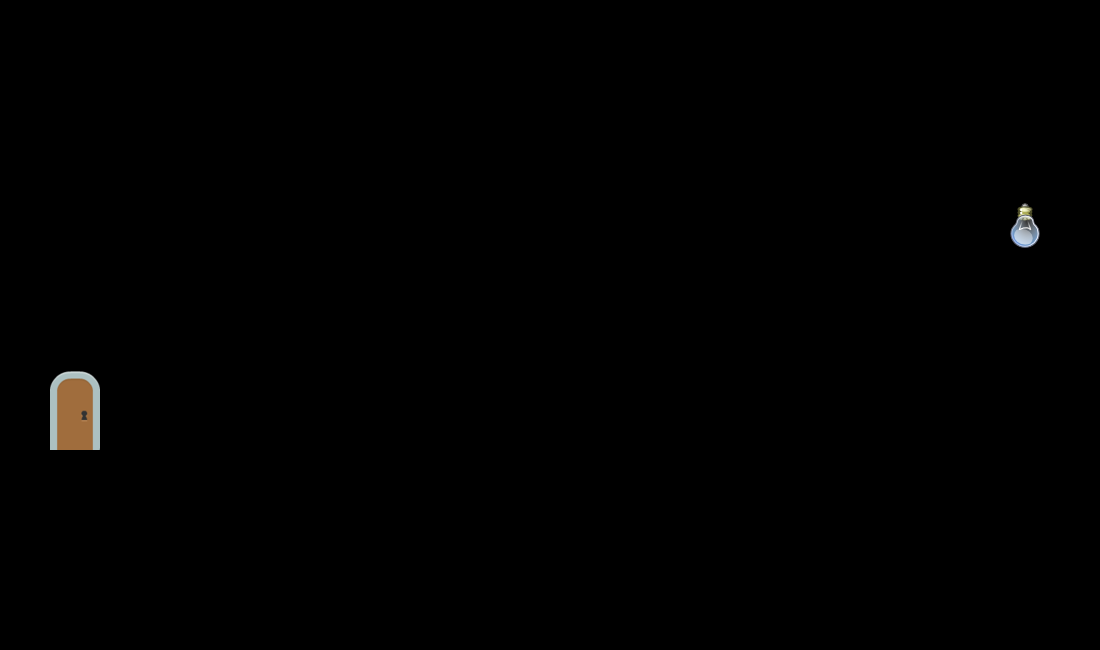

This is a level from a 2D game, rendered from its Tiled map with the project's own tilesets. A one-line summary and the map file follow, with tile-layer data summarised:
An orthogonal 22x13 tile map with 50x50 px tiles, 1 tile layer (Tile Layer 1), 5 tilesets and 14 objects.

<map version="1.0" orientation="orthogonal" width="22" height="13" tilewidth="50" tileheight="50">
 <tileset firstgid="1" source="box.tsx" />
 <tileset firstgid="17" source="castle.tsx" />
 <tileset firstgid="37" source="misc.tsx" />
 <tileset firstgid="67" source="talker.tsx" />
 <tileset firstgid="83" source="lightbulb.tsx" />
 <objectgroup name="Objects" width="22" height="13">
  <object x="28" y="202" width="303" height="89">
   <properties>
    <property name="_text" value="Job Centre" />
    <property name="components" value="Sign" />
   </properties>
  </object>
  <object x="38" y="333" width="79" height="113">
   <properties>
    <property name="components" value="PlayerSpawn" />
   </properties>
  </object>
  <object gid="68" x="479" y="449">
   <properties>
    <property name="message" value="Hmm.. I see from your CV that you have telekinetic abilities..." />
    <property name="msgHeight" value="75" />
    <property name="msgWidth" value="200" />
   </properties>
  </object>
  <object gid="68" x="677" y="450">
   <properties>
    <property name="message" value="Have you considered a career in changing lightbulbs?" />
    <property name="msgHeight" value="75" />
    <property name="msgWidth" value="200" />
   </properties>
  </object>
  <object gid="68" x="865" y="449">
   <properties>
    <property name="message" value="Excelllent! You start immediately" />
    <property name="msgHeight" value="50" />
    <property name="msgWidth" value="200" />
   </properties>
  </object>
  <object x="742" y="105" width="13" height="449">
   <properties>
    <property name="_color" value="black" />
    <property name="components" value="Color, Canvas" />
    <property name="z" value="100" />
   </properties>
  </object>
 </objectgroup>
 <objectgroup name="Scaffolding" width="22" height="13">
  <object x="0" y="0" width="1100" height="200">
   <properties>
    <property name="_color" value="black" />
    <property name="components" value="Obstacle, Color, Canvas" />
    <property name="z" value="100" />
   </properties>
  </object>
  <object x="0" y="450" width="1100" height="200">
   <properties>
    <property name="_color" value="black" />
    <property name="components" value="Obstacle, Color, Canvas" />
    <property name="z" value="100" />
   </properties>
  </object>
  <object x="0" y="0" width="25" height="650">
   <properties>
    <property name="_color" value="black" />
    <property name="components" value="Obstacle, Color, Canvas" />
    <property name="z" value="100" />
   </properties>
  </object>
  <object x="1075" y="0" width="25" height="650">
   <properties>
    <property name="_color" value="black" />
    <property name="components" value="Obstacle, Color, Canvas" />
    <property name="z" value="100" />
   </properties>
  </object>
  <object x="338" y="107" width="13" height="449">
   <properties>
    <property name="_color" value="black" />
    <property name="components" value="Color, Canvas" />
    <property name="z" value="100" />
   </properties>
  </object>
  <object x="538" y="112" width="13" height="449">
   <properties>
    <property name="_color" value="black" />
    <property name="components" value="Color, Canvas" />
    <property name="z" value="100" />
   </properties>
  </object>
  <object x="930" y="113" width="13" height="449">
   <properties>
    <property name="_color" value="black" />
    <property name="components" value="Color, Canvas" />
    <property name="z" value="100" />
   </properties>
  </object>
  <object x="41" y="22" width="854" height="94">
   <properties>
    <property name="components" value="GameLogo" />
   </properties>
  </object>
 </objectgroup>
 <layer name="Tile Layer 1" width="22" height="13">
  <data>[286 cells, 3 non-empty, 3 distinct tile ids]</data>
 </layer>
</map>
